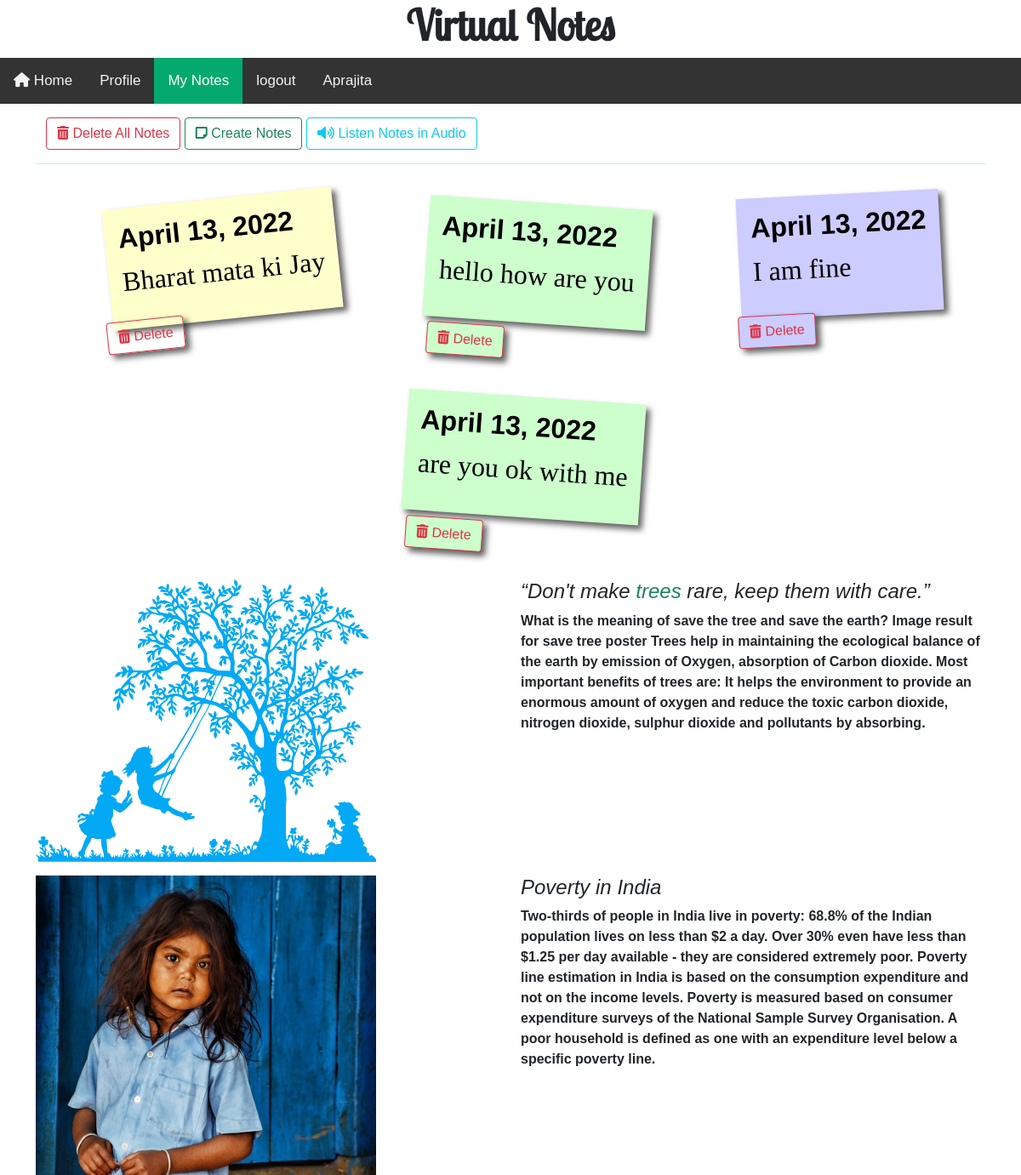
The page /mynotes/all/saticky/ (signed in) on the database as committed earlier.
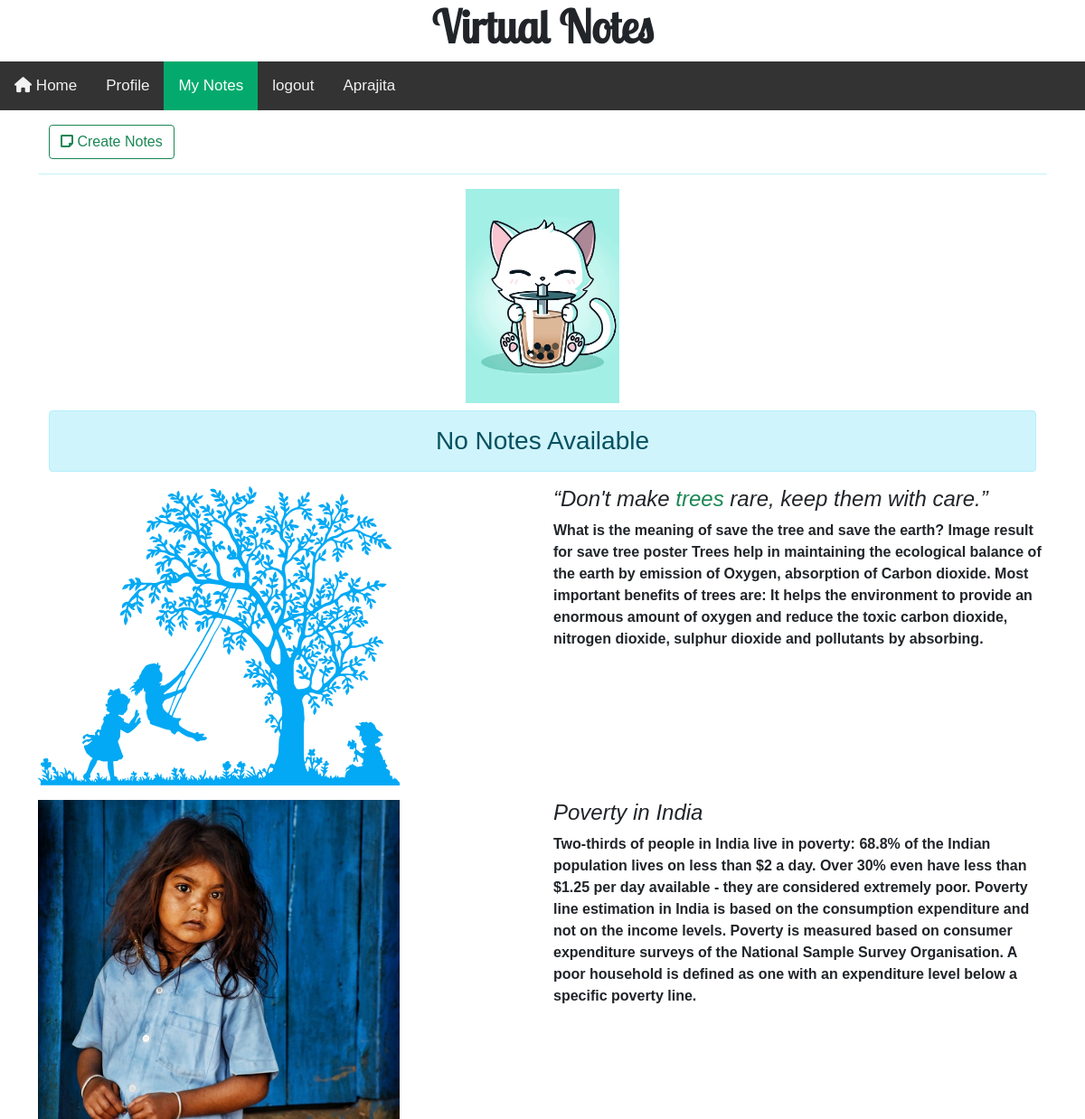
The same page on the database as committed later.
### myNotes/models.py (models this page shows)
class StickyNotes(models.Model):
    textIs = models.TextField(null = False)
    dateOf = models.DateField(null = False)
    userid = models.ForeignKey(User,on_delete=models.CASCADE)

### myNotes/views.py (called while the page is built)
@(middleware.verification)
def showAllStickyNotes(request):
    if request.isverified:
        uname = request.name
        stckynts = StickyNotes.objects.filter(userid = User.objects.get(email = request.email))
        return render(request,'myNotes/allSticky.html',{
            'uname':uname,
        'data': stckynts
        })
    else:
        return HttpResponseRedirect('/user/login/')

### myNotes/templates/myNotes/allSticky.html (shortened to what this page needs)
{% extends 'core/base.html' %}
{% load static %}
{% block link %}
<link rel="stylesheet" href="{% static 'myNotes/css/sticky.css' %}">
{% endblock link %}
{% block content %}
{% include 'core/nav.html' with o1='Home' o1l='/' o2='Profile' o2l='/mynotes/profile/' o3='My Notes' ac3='active' o3l='/mynotes/crt/sticky/notes/' o4='logout' o4l='/user/logout/' uname=uname %}
<div class="container mt-3">
    {% if data %}
    <div class="container mt-3">
        <a href="{% url 'allStickyNotesDeleted' %}" class="btn btn-outline-danger"><i class="fa-solid fa-trash-can"></i> Delete All Notes</a>
        <a href="/mynotes/crt/sticky/notes/" class="btn btn-outline-success"><i class="fa-solid fa-note-sticky"></i> Create Notes</a>
        <a href="{% url 'spksnts' %}" class="btn btn-outline-info"><i class="fa-solid fa-volume-high"></i> Listen Notes in Audio</a>
    </div>
<hr class="text-info">
    <ul>
    {% for i in data %}
        <li >
          <a href="#" contenteditable>
            <h2>{{i.dateOf}}</h2>
            <p>{{i.textIs}} </p>
            <a href="/mynotes/delete/sticky/{{i.id}}/" class="btn btn-outline-danger"><i class="fa-solid fa-trash-can"></i> Delete</a>
          </a>
        </li>
    {% endfor %}
</ul>
    {% else %}
    <div class="container mt-3">
        <a href="/mynotes/crt/sticky/notes/" class="btn btn-outline-success"><i class="fa-solid fa-note-sticky"></i> Create Notes</a>
    </div>
    <hr class="text-info">
    <div class="container mt-3 text-center">
        <img src="{% static 'myNotes/img/sorry.jpg' %}" alt="" class="img-fluid text-center" width="170px">
        <h3 class="text-center alert alert-info mt-2">No Notes Available</h3>
    </div>
    {% endif %}
</div>
<div class="container mt-3">
<div class="row">
    <div class="col-sm-6">
        <img src="{% static 'myNotes/img/tree.svg' %}" alt="" class="img-fluid text-center" width="400px">
    </div>
    <div class="col-sm-6">
        <h4 class="text-dark">
            <em>“Don't make <span class="text-success">trees</span> rare, keep them with care.” </em>
        </h4>
        <b class="text-dark">
                What is the meaning of save the tree and save the earth?
Image result for save tree poster
Trees help in maintaining the ecological balance of the earth by emission of Oxygen, absorption of Carbon dioxide. Most important benefits of trees are: It helps the environment to provide an enormous amount of oxygen and reduce the toxic carbon dioxide, nitrogen dioxide, sulphur dioxide and pollutants by absorbing.
        </b>
    </div>
</div>
</div>
<div class="container mt-3">
<div class="row">
    <div class="col-sm-6">
        <img src="{% static 'myNotes/img/poor.jpg' %}" alt="" class="img-fluid text-center" width="400px">
    </div>
    <div class="col-sm-6">
        <h4 class="text-dark">
            <em>Poverty in India</em>
        </h4>
        <b class="text-dark">
            Two-thirds of people in India live in poverty: 68.8% of the Indian population lives on less than $2 a day. Over 30% even have less than $1.25 per day available - they are considered extremely poor.
Poverty line estimation in India is based on the consumption expenditure and not on the income levels. Poverty is measured based on consumer expenditure surveys of the National Sample Survey Organisation. A poor household is defined as one with an expenditure level below a specific poverty line.
        </b>
    </div>
</div>
</div>
{% endblock content %}

Rows that differ between the two databases and show on the page:
removed StickyNotes: dateOf "April 13, 2022", textIs "Bharat mata ki Jay"
removed StickyNotes: dateOf "April 13, 2022", textIs "hello how are you"
removed StickyNotes: dateOf "April 13, 2022", textIs "I am fine"
removed StickyNotes: dateOf "April 13, 2022", textIs "are you ok with me"
Other text that changed with them:
text no longer shown: "Delete All Notes Listen Notes in Audio"
text now shown: "No Notes Available"
